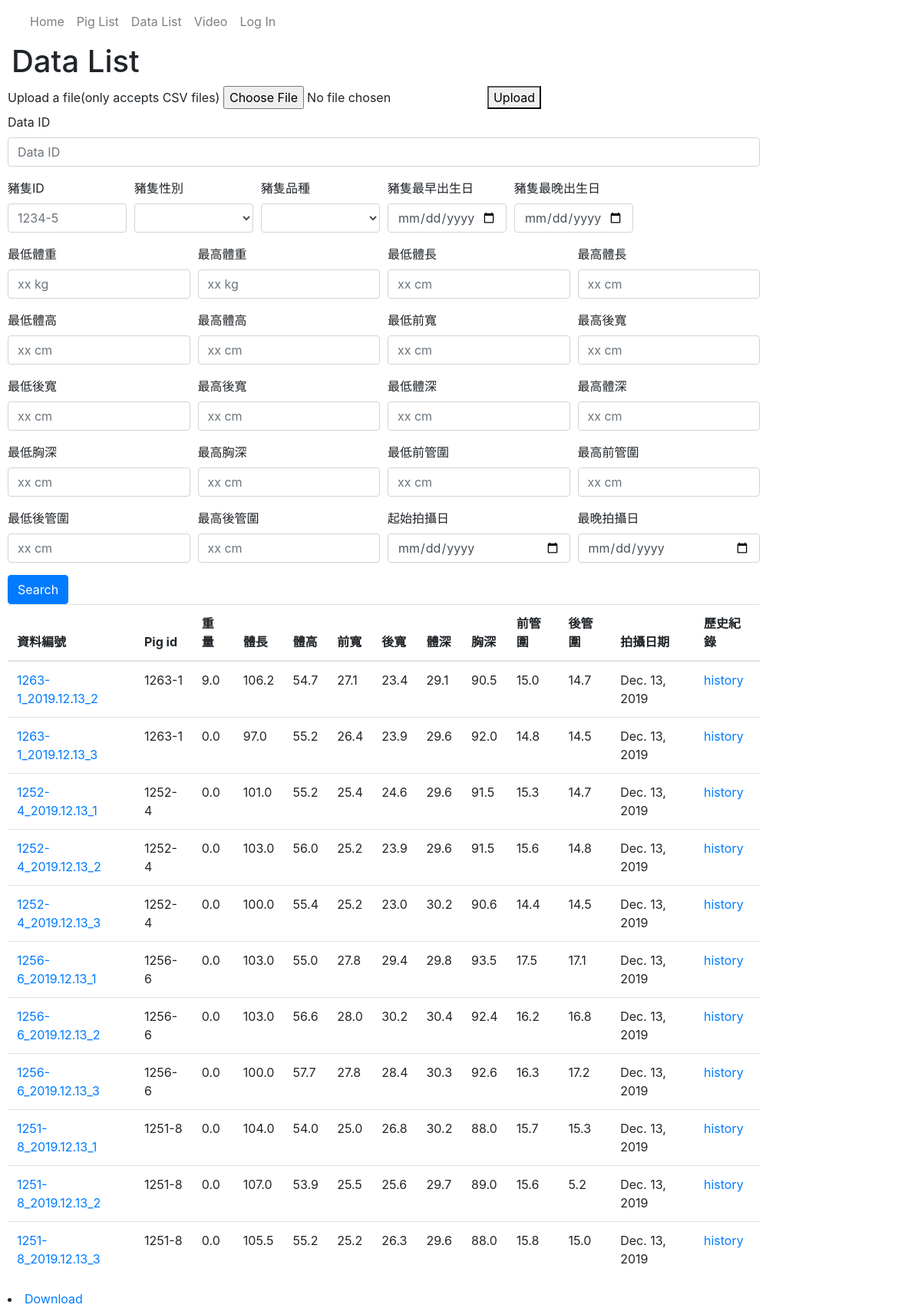
Before: /catalog/datas/ with the older database file.
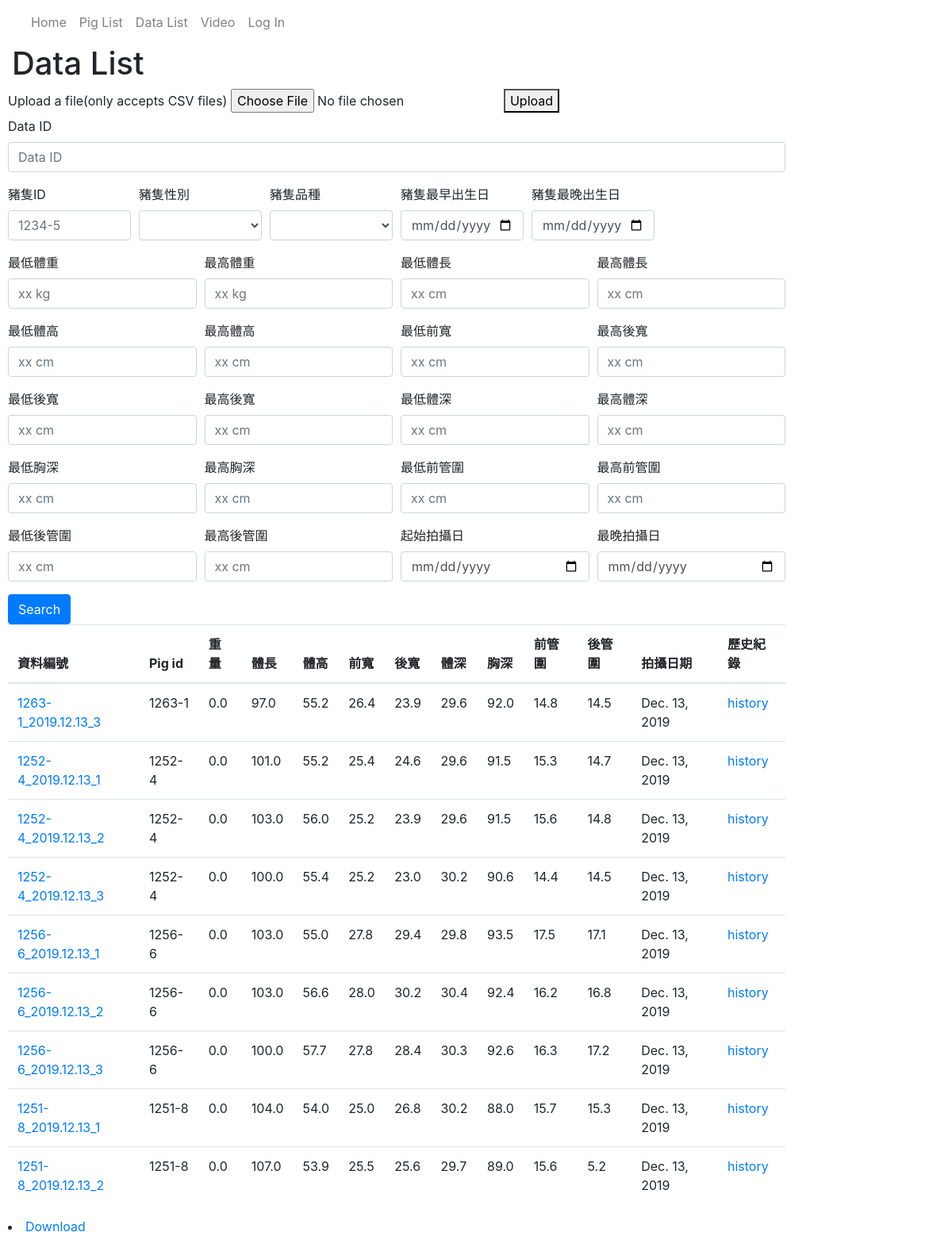
After: the same page with the newer database file.
### catalog/models.py (models this page shows, shortened)
class Data(models.Model):
    data_id = models.CharField(primary_key=True, max_length=30)
    pig_id = models.ForeignKey('Pig', on_delete=models.SET_NULL, null=True)
    weight = models.FloatField(help_text='Input weight in kg.')
    length = models.FloatField(help_text='Input body length in cm.')
    height = models.FloatField(help_text='Input height in cm.')
    front_width = models.FloatField(help_text='Input front width in cm.')
    back_width = models.FloatField(help_text='Input back width in cm.')
    depth = models.FloatField(help_text='Input body depth in cm.')
    chest = models.FloatField(help_text='Input chest in cm.')
    front_cannon_circumference = models.FloatField(help_text='Input front cannon circumference in cm.' )
    back_cannon_circumference = models.FloatField(help_text='Input front cannon circumference in cm.' )
    date = models.DateField(help_text='Input measuring date.')

class Pig(models.Model):
    pig_id = models.CharField(max_length=8,primary_key=True, help_text='Input birth year(XX) + ear tag')
    birth = models.DateField(null=True, blank=True)
    gender = models.CharField(max_length=100,null=True, blank=True)
    dad_id = models.CharField(max_length=100,null=True, blank=True)
    mom_id = models.CharField(max_length=100,null=True, blank=True)
    breed = models.CharField(max_length=10, help_text='Pig\'s breed')
    def __str__(self):
        return self.pig_id

### catalog/views.py (the view)
# urls.py: path('datas/', views.DataListView, name='datas'),
def DataListView(request):
    model = Data
    fields = ['data_id', 'pig_id', 'weight', 'length', 'height', 'front_width', 'back_width', 'depth',
              'chest', 'front_cannon_circumference', 'back_cannon_circumference', 'date']
    model_history = Data_history
    template = 'data_list.html'
    foreignkey = 'pig_id'
    foreignkeyfields = ['pig_id', 'gender', 'breed', 'birth']
    foreignkey_model = Pig
    if request.method == 'GET':
        qs = listfilter(request,model,fields)
        qs = foreignfilter(request, foreignkey, foreignkeyfields, qs)
        context = {'list':qs}
        return render(request,template,context)
    elif request.method == 'POST':
        upload_csv(request, model, fields, model_history, foreignkey=foreignkey, foreignkey_model=foreignkey_model)
        qs = listfilter(request,model,fields)
        qs = foreignfilter(request, foreignkey, foreignkeyfields, qs)
        context = {'list':qs}
        return render(request,template,context)

### catalog/views.py (called while the page is built)
def is_valid_queryparam(param):
    return (param != '' and param is not None)

def listfilter(request, model, fields):
    global qs
    qs = model.objects.all()
    for field in fields:
        param = request.GET.get(field)
        if is_valid_queryparam(param):
            qs = qs.filter(**{field:param})
        else:
            param_up_down = ['_min', '_max']
            field_up_down = ['__gte', '__lt']
            for i in range(2):
                param_range = str(field) + str(param_up_down[i])
                field_range = str(field) + str(field_up_down[i])
                param = request.GET.get(param_range)
                if is_valid_queryparam(param):
                    qs = qs.filter(**{field_range:param})
    return qs

def foreignfilter(request, foreignkey, foreignkeyfields, qs):
    for foreignkeyfield in foreignkeyfields:
        field = str(foreignkey) + '__' + str(foreignkeyfield)
        param = request.GET.get(foreignkeyfield)
        if is_valid_queryparam(param):
            qs = qs.filter(**{field:param})
        else:
            param_up_down = ['_min', '_max']
            field_up_down = ['__gte', '__lt']
            for i in range(2):
                param_range = str(foreignkeyfield) + str(param_up_down[i])
                field_range = str(field) + str(field_up_down[i])
                param = request.GET.get(param_range)
                if is_valid_queryparam(param):
                    qs = qs.filter(**{field_range:param})
    return qs

### catalog/templates/data_list.html (shortened to what this page needs)
{% extends "base_generic.html" %}
{% block content %}
  	<h1>Data List</h1>
	<form action="" method="POST" enctype="multipart/form-data">
		<div class="form-row">
			<div>
				<label for="file1"> Upload a file(only accepts CSV files)</label>
				<input type="file" id="file1" name="files">
			</div>
			<div>
				<button type="submit">Upload</button>
			</div>
	</form>
	<form method="GET" action=".">
		<div class="form-group">
			<label for="inputdata_id">Data ID</label>
			<input type="text" class="form-control" id="inputdata_id" placeholder="Data ID" name="data_id">
		</div>
		<div class="form-row">
			<div class="form-group col-md-2">
				<label for="inputpig_id">豬隻ID</label>
				<input type="text" class="form-control" id="inputpig_id" placeholder="1234-5" name="pig_id">
			</div>
			<div class="form-group col-md-2">
				<label for="intputpig_gender">豬隻性別</label>
				<select id="intputpig_gender" class="form-control" name="gender">
					<option selected></option>
					<option>Male</option>
				</select>
			</div>
			<div class="form-group col-md-2">
				<label for="intputpig_breed">豬隻品種</label>
				<select id="intputpig_breed" class="form-control" name="breed">
					<option selected></option>
					<option>Landrace</option>
				</select>
			</div>
			<div class="form-group col-md-2">
				<label for="inputpig_birthmin">豬隻最早出生日</label>
				<input type="date" class="form-control" id="inputpig_birthmin" name="birth_min">
			</div>
			<div class="form-group col-md-2">
				<label for="inputpig_birthmax">豬隻最晚出生日</label>
				<input type="date" class="form-control" id="inputpig_birthmax" name="birth_max">
			</div>
		</div>
		<div class="form-row">
			<div class="form-group col-md-3">
				<label for="inputweightmin">最低體重</label>
				<input type="number" class="form-control" id="inputweightmin" placeholder="xx kg" name="weight_min">
			</div>
			<div class="form-group col-md-3">
				<label for="inputweightmax">最高體重</label>
				<input type="number" class="form-control" id="inputweightmax" placeholder="xx kg" name="weight_max">
			</div>
			<div class="form-group col-md-3">
				<label for="inputlengthmin">最低體長</label>
				<input type="number" class="form-control" id="inputlengthmin" placeholder="xx cm" name="length_min">
			</div>
			<div class="form-group col-md-3">
				<label for="inputlengthmax">最高體長</label>
				<input type="number" class="form-control" id="inputlengthmax" placeholder="xx cm" name="length_max">
			</div>
		</div>
		<div class="form-row">
			<div class="form-group col-md-3">
				<label for="inputheightmin">最低體高</label>
				<input type="number" class="form-control" id="inputheightmin" placeholder="xx cm" name="height_min">
			</div>
			<div class="form-group col-md-3">
				<label for="inputheightmax">最高體高</label>
				<input type="number" class="form-control" id="inputheightmax" placeholder="xx cm" name="height_max">
			</div>
			<div class="form-group col-md-3">
				<label for="inputfront_widthmin">最低前寬</label>
				<input type="number" class="form-control" id="inputfront_widthmin" placeholder="xx cm" name="front_width_min">
			</div>
			<div class="form-group col-md-3">
				<label for="inputfront_widthmax">最高後寬</label>
				<input type="number" class="form-control" id="inputfront_widthmax" placeholder="xx cm" name="front_width_max">
			</div>
		</div>
		<div class="form-row">
			<div class="form-group col-md-3">
				<label for="inputback_widthmin">最低後寬</label>
				<input type="number" class="form-control" id="inputback_widthmin" placeholder="xx cm" name="back_width_min">
			</div>
			<div class="form-group col-md-3">
				<label for="inputback_widthmax">最高後寬</label>
				<input type="number" class="form-control" id="inputback_widthmax" placeholder="xx cm" name="back_width_max">
			</div>
			<div class="form-group col-md-3">
				<label for="inputdepthmin">最低體深</label>
				<input type="number" class="form-control" id="inputdepthmin" placeholder="xx cm" name="depth_min">
			</div>
			<div class="form-group col-md-3">
				<label for="inputdepthmax">最高體深</label>
				<input type="number" class="form-control" id="inputdepthmax" placeholder="xx cm" name="depth_max">
			</div>
		</div>
		<div class="form-row">
			<div class="form-group col-md-3">
				<label for="inputchestmin">最低胸深</label>
				<input type="number" class="form-control" id="inputchestmin" placeholder="xx cm" name="chest_min">
			</div>
			<div class="form-group col-md-3">
				<label for="inputchestmax">最高胸深</label>
				<input type="number" class="form-control" id="inputchesttmax" placeholder="xx cm" name="chest_max">
			</div>
			<div class="form-group col-md-3">
				<label for="inputfront_cirmin">最低前管圍</label>
				<input type="number" class="form-control" id="inputfront_cirmin" placeholder="xx cm" name="front_cannon_circumference_min">
			</div>
			<div class="form-group col-md-3">
				<label for="inputfront_cirmax">最高前管圍</label>
				<input type="number" class="form-control" id="inputfront_cirmax" placeholder="xx cm" name="front_cannon_circumference_max">
			</div>
		</div>
		<div class="form-row">
			<div class="form-group col-md-3">
				<label for="inputback_cirmin">最低後管圍</label>
				<input type="number" class="form-control" id="inputback_cirmin" placeholder="xx cm" name="back_cannon_circumference_min">
			</div>
			<div class="form-group col-md-3">
				<label for="inputback_cirmax">最高後管圍</label>
				<input type="number" class="form-control" id="inputback_cirmax" placeholder="xx cm" name="back_cannon_circumference_max">
			</div>
			<div class="form-group col-md-3">
				<label for="inputdatemin">起始拍攝日</label>
				<input type="date" class="form-control" id="inputdatemin" name="date_min">
			</div>
			<div class="form-group col-md-3">
				<label for="inputdatemax">最晚拍攝日</label>
				<input type="date" class="form-control" id="inputdatemax" name="date_max">
			</div>
		</div>
		<button type="submit" class="btn btn-primary">Search</button>
		<table class="table">
			<thead>
				<tr class="row100 head">
					<th class="cell100 column1">資料編號</th>
					<th class="cell100 column2">Pig id</th>
					<th class="cell100 column3">重量</th>
					<th class="cell100 column4">體長</th>
					<th class="cell100 column5">體高</th>
					<th class="cell100 column6">前寬</th>
					<th class="cell100 column7">後寬</th>
					<th class="cell100 column8">體深</th>
					<th class="cell100 column9">胸深</th>
					<th class="cell100 column10">前管圍</th>
					<th class="cell100 column11">後管圍</th>
					<th class="cell100 column12">拍攝日期</th>
					<th class="cell100 column15">歷史紀錄</th>
				</tr>
			</thead>
			<tbody>
				{% if list %}
				{% for data in list %}
				<tr>
					<td><a href="{% url 'data-detail' data.pk %}">{{ data.data_id }}</a></td>
					<td><a href="{% url 'pig-detail' data.pig_id.pk %}"></a>{{ data.pig_id }}</td>
					<td>{{ data.weight }}</td>
					<td>{{ data.length }}</td>
					<td>{{ data.height }}</td>
					<td>{{ data.front_width }}</td>
					<td>{{ data.back_width }}</td>
					<td>{{ data.depth }}</td>
					<td>{{ data.chest }}</td>
					<td>{{ data.front_cannon_circumference }}</td>
					<td>{{ data.back_cannon_circumference }}</td>
					<td>{{ data.date }}</td>
					<td><a href="{% url 'data-history' data.pk %}">history</a></td>
				</tr>
				{% endfor %}
				{% else %}
				<tr>
					<td>There are no data in the library.</td>
				</tr>
				{% endif %}
			</tbody>
		</table>
		<li><a href="{% url 'downloaddatalist' %}">Download</a></li>
	</form>
{% endblock %}

### catalog/templates/base_generic.html (shortened to what this page needs)
<!DOCTYPE html>
<html lang="en">
<head>
  <link rel="stylesheet" href="https://stackpath.bootstrapcdn.com/bootstrap/4.1.3/css/bootstrap.min.css">
  {% load static %}
</head>
<body>
    <nav class="navbar navbar-light navbar-expand-md">
        <div class="container-fluid">
            <div class="collapse navbar-collapse"
                id="navcol-1">
                <ul class="nav navbar-nav main-nav" style="width: 380px;">
                    <li class="nav-item" role="presentation"><a class="nav-link" id="home" href="{% url 'index' %}">Home </a></li>
                    <li class="nav-item" role="presentation"><a class="nav-link" href="{% url 'pigs' %}">Pig List</a></li>
                    <li class="nav-item" role="presentation"><a class="nav-link" href="{% url 'datas' %}">Data List</a></li>
                    <li class="nav-item" role="presentation"><a class="nav-link" href="{% url 'videos' %}">Video</a></li>
                    {% if user.is_authenticated %}
                     <li class="navbar-text" style="margin-bottom: -15px;">User: {{user.get_username}}<li>
                     <li class="nav-item" role="presentation"><a class="nav-link" href="{% url 'logout'%}?next={{request.path}}">Log Out</a></li>
                    {% else %}
                     <li class="nav-item" role="presentation"><a class="nav-link" href="{% url 'login'%}?next={{request.path}}">Log In</a></li>
                    {% endif %}
                 </ul>
             </div>
        </div>
    </nav>
      <div class="col-sm-10 ">
      {% block content %}{% endblock %}
      </div>
</body>
</html>

Changed rows visible on the page:
removed Data: data_id "1263-1_2019.12.13_2", pig_id "1263-1", weight "9.0", length "106.2", height "54.7", front_width "27.1", back_width "23.4", depth "29.1", chest "90.5", front_cannon_circumference "15.0", back_cannon_circumference "14.7", date "Dec. 13, 2019"
removed Data: data_id "1251-8_2019.12.13_3", pig_id "1251-8", weight "0.0", length "105.5", height "55.2", front_width "25.2", back_width "26.3", depth "29.6", chest "88.0", front_cannon_circumference "15.8", back_cannon_circumference "15.0", date "Dec. 13, 2019"
